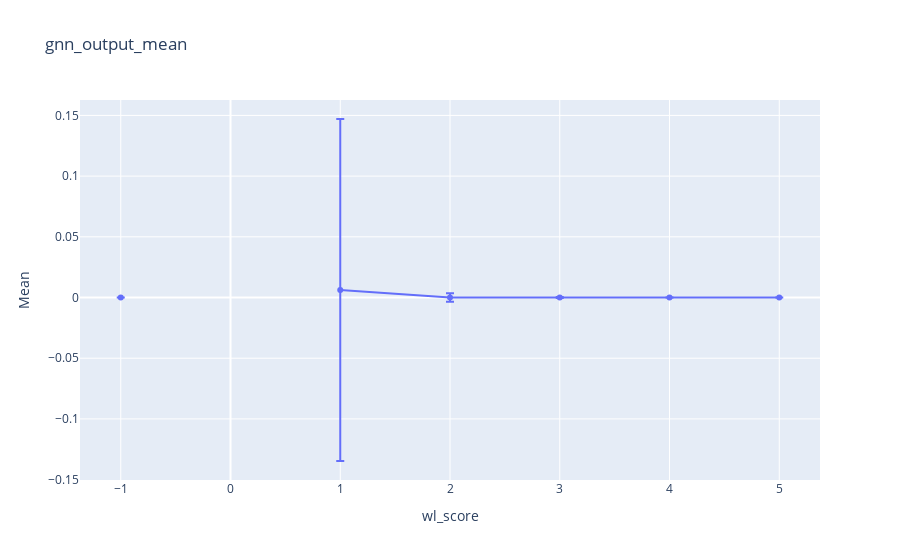

The notebook cell this image was saved under:
### Code cell
gnn_output_mean = np.array([means[wl_score]["gnn_output"] for wl_score in range(-1, max_wl_score + 1)])
gnn_output_std = np.array([stds[wl_score]["gnn_output"] for wl_score in range(-1, max_wl_score + 1)])
x = list(range(-1, max_wl_score + 1))

fig = go.Figure(data=go.Scatter(x=x, y=gnn_output_mean, error_y=dict(type='data', array=gnn_output_std)))
fig.update_layout(title="gnn_output_mean", xaxis_title="wl_score", yaxis_title="Mean")
fig.show()

### Figure 1 — Plotly figure (JSON) as saved in the notebook; plotly's stock layout.template omitted (floating-point values rounded to 4 significant figures)
{"data": [{"error_y": {"array": [1.413e-07, null, 0.1409, 0.003443, 0.000388, 8.431e-06, 0], "type": "data"}, "type": "scatter", "x": [-1, 0, 1, 2, 3, 4, 5], "y": [-9.525e-10, null, 0.006199, 6.564e-05, -1.09e-06, -3.619e-07, -1.676e-07]}], "layout": {"title": {"text": "gnn_output_mean"}, "xaxis": {"title": {"text": "wl_score"}}, "yaxis": {"title": {"text": "Mean"}}}}
